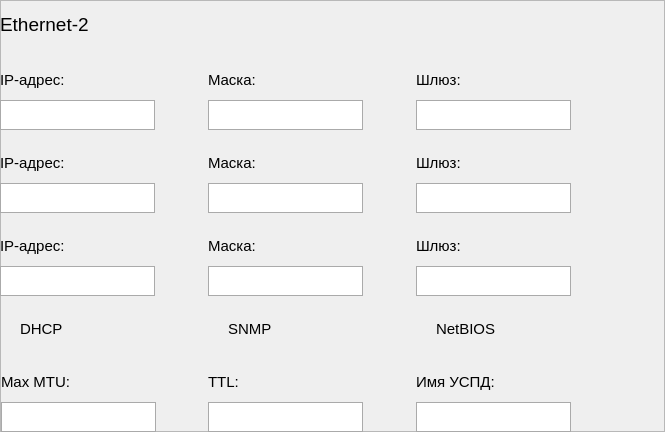
       <widget class="QFrame" name="frame_29">
        <property name="geometry">
         <rect>
          <x>35</x>
          <y>472</y>
          <width>665</width>
          <height>432</height>
         </rect>
        </property>
        <property name="frameShape">
         <enum>QFrame::StyledPanel</enum>
        </property>
        <property name="frameShadow">
         <enum>QFrame::Raised</enum>
        </property>
        <widget class="QFrame" name="frame_30">
         <property name="geometry">
          <rect>
           <x>0</x>
           <y>60</y>
           <width>155</width>
           <height>70</height>
          </rect>
         </property>
         <property name="styleSheet">
          <string notr="true">QFrame { border: none; }</string>
         </property>
         <property name="frameShape">
          <enum>QFrame::StyledPanel</enum>
         </property>
         <property name="frameShadow">
          <enum>QFrame::Raised</enum>
         </property>
         <widget class="QLabel" name="label_25">
          <property name="geometry">
           <rect>
            <x>0</x>
            <y>0</y>
            <width>155</width>
            <height>40</height>
           </rect>
          </property>
          <property name="font">
           <font>
            <pointsize>11</pointsize>
           </font>
          </property>
          <property name="text">
           <string>IP-адрес:</string>
          </property>
         </widget>
         <widget class="QLineEdit" name="lineEdit_13">
          <property name="geometry">
           <rect>
            <x>0</x>
            <y>40</y>
            <width>155</width>
            <height>30</height>
           </rect>
          </property>
          <property name="font">
           <font>
            <pointsize>11</pointsize>
           </font>
          </property>
          <property name="styleSheet">
           <string notr="true">QLineEdit { border: 1px solid #aaaaaa; }</string>
          </property>
         </widget>
        </widget>
        <widget class="QFrame" name="frame_31">
         <property name="geometry">
          <rect>
           <x>208</x>
           <y>362</y>
           <width>155</width>
           <height>70</height>
          </rect>
         </property>
         <property name="styleSheet">
          <string notr="true">QFrame { border: none; }</string>
         </property>
         <property name="frameShape">
          <enum>QFrame::StyledPanel</enum>
         </property>
         <property name="frameShadow">
          <enum>QFrame::Raised</enum>
         </property>
         <widget class="QLabel" name="label_26">
          <property name="geometry">
           <rect>
            <x>0</x>
            <y>0</y>
            <width>155</width>
            <height>40</height>
           </rect>
          </property>
          <property name="font">
           <font>
            <pointsize>11</pointsize>
           </font>
          </property>
          <property name="text">
           <string>TTL:</string>
          </property>
         </widget>
         <widget class="QLineEdit" name="lineEdit_14">
          <property name="geometry">
           <rect>
            <x>0</x>
            <y>40</y>
            <width>155</width>
            <height>30</height>
           </rect>
          </property>
          <property name="font">
           <font>
            <pointsize>11</pointsize>
           </font>
          </property>
          <property name="styleSheet">
           <string notr="true">QLineEdit { border: 1px solid #aaaaaa; }</string>
          </property>
         </widget>
        </widget>
        <widget class="QFrame" name="frame_32">
         <property name="geometry">
          <rect>
           <x>0</x>
           <y>226</y>
           <width>155</width>
           <height>70</height>
          </rect>
         </property>
         <property name="styleSheet">
          <string notr="true">QFrame { border: none; }</string>
         </property>
         <property name="frameShape">
          <enum>QFrame::StyledPanel</enum>
         </property>
         <property name="frameShadow">
          <enum>QFrame::Raised</enum>
         </property>
         <widget class="QLabel" name="label_27">
          <property name="geometry">
           <rect>
            <x>0</x>
            <y>0</y>
            <width>155</width>
            <height>40</height>
           </rect>
          </property>
          <property name="font">
           <font>
            <pointsize>11</pointsize>
           </font>
          </property>
          <property name="text">
           <string>IP-адрес:</string>
          </property>
         </widget>
         <widget class="QLineEdit" name="lineEdit_15">
          <property name="geometry">
           <rect>
            <x>0</x>
            <y>40</y>
            <width>155</width>
            <height>30</height>
           </rect>
          </property>
          <property name="font">
           <font>
            <pointsize>11</pointsize>
           </font>
          </property>
          <property name="styleSheet">
           <string notr="true">QLineEdit { border: 1px solid #aaaaaa; }</string>
          </property>
         </widget>
        </widget>
        <widget class="QFrame" name="frame_33">
         <property name="geometry">
          <rect>
           <x>0</x>
           <y>143</y>
           <width>155</width>
           <height>70</height>
          </rect>
         </property>
         <property name="styleSheet">
          <string notr="true">QFrame { border: none; }</string>
         </property>
         <property name="frameShape">
          <enum>QFrame::StyledPanel</enum>
         </property>
         <property name="frameShadow">
          <enum>QFrame::Raised</enum>
         </property>
         <widget class="QLabel" name="label_28">
          <property name="geometry">
           <rect>
            <x>0</x>
            <y>0</y>
            <width>155</width>
            <height>40</height>
           </rect>
          </property>
          <property name="font">
           <font>
            <pointsize>11</pointsize>
           </font>
          </property>
          <property name="text">
           <string>IP-адрес:</string>
          </property>
         </widget>
         <widget class="QLineEdit" name="lineEdit_16">
          <property name="geometry">
           <rect>
            <x>0</x>
            <y>40</y>
            <width>155</width>
            <height>30</height>
           </rect>
          </property>
          <property name="font">
           <font>
            <pointsize>11</pointsize>
           </font>
          </property>
          <property name="styleSheet">
           <string notr="true">QLineEdit { border: 1px solid #aaaaaa; }</string>
          </property>
         </widget>
        </widget>
        <widget class="QFrame" name="frame_34">
         <property name="geometry">
          <rect>
           <x>416</x>
           <y>309</y>
           <width>155</width>
           <height>40</height>
          </rect>
         </property>
         <property name="styleSheet">
          <string notr="true">QFrame { border: none; }</string>
         </property>
         <property name="frameShape">
          <enum>QFrame::StyledPanel</enum>
         </property>
         <property name="frameShadow">
          <enum>QFrame::Raised</enum>
         </property>
         <widget class="QCheckBox" name="checkBox_4">
          <property name="geometry">
           <rect>
            <x>0</x>
            <y>0</y>
            <width>90</width>
            <height>40</height>
           </rect>
          </property>
          <property name="font">
           <font>
            <pointsize>11</pointsize>
           </font>
          </property>
          <property name="styleSheet">
           <string notr="true">QCheckBox { border: none; background-color: transparent; }</string>
          </property>
          <property name="text">
           <string>NetBIOS</string>
          </property>
         </widget>
        </widget>
        <widget class="QFrame" name="frame_35">
         <property name="geometry">
          <rect>
           <x>208</x>
           <y>309</y>
           <width>155</width>
           <height>40</height>
          </rect>
         </property>
         <property name="styleSheet">
          <string notr="true">QFrame { border: none; }</string>
         </property>
         <property name="frameShape">
          <enum>QFrame::StyledPanel</enum>
         </property>
         <property name="frameShadow">
          <enum>QFrame::Raised</enum>
         </property>
         <widget class="QCheckBox" name="checkBox_5">
          <property name="geometry">
           <rect>
            <x>0</x>
            <y>0</y>
            <width>90</width>
            <height>40</height>
           </rect>
          </property>
          <property name="font">
           <font>
            <pointsize>11</pointsize>
           </font>
          </property>
          <property name="styleSheet">
           <string notr="true">QCheckBox { border: none; background-color: transparent; }</string>
          </property>
          <property name="text">
           <string>SNMP</string>
          </property>
         </widget>
        </widget>
        <widget class="QFrame" name="frame_36">
         <property name="geometry">
          <rect>
           <x>0</x>
           <y>309</y>
           <width>155</width>
           <height>40</height>
          </rect>
         </property>
         <property name="styleSheet">
          <string notr="true">QFrame { border: none; }</string>
         </property>
         <property name="frameShape">
          <enum>QFrame::StyledPanel</enum>
         </property>
         <property name="frameShadow">
          <enum>QFrame::Raised</enum>
         </property>
         <widget class="QCheckBox" name="checkBox_6">
          <property name="geometry">
           <rect>
            <x>0</x>
            <y>0</y>
            <width>90</width>
            <height>40</height>
           </rect>
          </property>
          <property name="font">
           <font>
            <pointsize>11</pointsize>
           </font>
          </property>
          <property name="styleSheet">
           <string notr="true">QCheckBox { border: none; background-color: transparent; }</string>
          </property>
          <property name="text">
           <string>DHCP</string>
          </property>
         </widget>
        </widget>
        <widget class="QFrame" name="frame_37">
         <property name="geometry">
          <rect>
           <x>416</x>
           <y>226</y>
           <width>155</width>
           <height>70</height>
          </rect>
         </property>
         <property name="styleSheet">
          <string notr="true">QFrame { border: none; }</string>
         </property>
         <property name="frameShape">
          <enum>QFrame::StyledPanel</enum>
         </property>
         <property name="frameShadow">
          <enum>QFrame::Raised</enum>
         </property>
         <widget class="QLabel" name="label_29">
          <property name="geometry">
           <rect>
            <x>0</x>
            <y>0</y>
            <width>155</width>
            <height>40</height>
           </rect>
          </property>
          <property name="font">
           <font>
            <pointsize>11</pointsize>
           </font>
          </property>
          <property name="text">
           <string>Шлюз:</string>
          </property>
         </widget>
         <widget class="QLineEdit" name="lineEdit_17">
          <property name="geometry">
           <rect>
            <x>0</x>
            <y>40</y>
            <width>155</width>
            <height>30</height>
           </rect>
          </property>
          <property name="font">
           <font>
            <pointsize>11</pointsize>
           </font>
          </property>
          <property name="styleSheet">
           <string notr="true">QLineEdit { border: 1px solid #aaaaaa; }</string>
          </property>
         </widget>
        </widget>
        <widget class="QFrame" name="frame_38">
         <property name="geometry">
          <rect>
           <x>416</x>
           <y>60</y>
           <width>155</width>
           <height>70</height>
          </rect>
         </property>
         <property name="styleSheet">
          <string notr="true">QFrame { border: none; }</string>
         </property>
         <property name="frameShape">
          <enum>QFrame::StyledPanel</enum>
         </property>
         <property name="frameShadow">
          <enum>QFrame::Raised</enum>
         </property>
         <widget class="QLabel" name="label_30">
          <property name="geometry">
           <rect>
            <x>0</x>
            <y>0</y>
            <width>155</width>
            <height>40</height>
           </rect>
          </property>
          <property name="font">
           <font>
            <pointsize>11</pointsize>
           </font>
          </property>
          <property name="text">
           <string>Шлюз:</string>
          </property>
         </widget>
         <widget class="QLineEdit" name="lineEdit_18">
          <property name="geometry">
           <rect>
            <x>0</x>
            <y>40</y>
            <width>155</width>
            <height>30</height>
           </rect>
          </property>
          <property name="font">
           <font>
            <pointsize>11</pointsize>
           </font>
          </property>
          <property name="styleSheet">
           <string notr="true">QLineEdit { border: 1px solid #aaaaaa; }</string>
          </property>
         </widget>
        </widget>
        <widget class="QFrame" name="frame_39">
         <property name="geometry">
          <rect>
           <x>416</x>
           <y>362</y>
           <width>155</width>
           <height>70</height>
          </rect>
         </property>
         <property name="styleSheet">
          <string notr="true">QFrame { border: none; }</string>
         </property>
         <property name="frameShape">
          <enum>QFrame::StyledPanel</enum>
         </property>
         <property name="frameShadow">
          <enum>QFrame::Raised</enum>
         </property>
         <widget class="QLabel" name="label_31">
          <property name="geometry">
           <rect>
            <x>0</x>
            <y>0</y>
            <width>155</width>
            <height>40</height>
           </rect>
          </property>
          <property name="font">
           <font>
            <pointsize>11</pointsize>
           </font>
          </property>
          <property name="text">
           <string>Имя УСПД:</string>
          </property>
         </widget>
         <widget class="QLineEdit" name="lineEdit_19">
          <property name="geometry">
           <rect>
            <x>0</x>
            <y>40</y>
            <width>155</width>
            <height>30</height>
           </rect>
          </property>
          <property name="font">
           <font>
            <pointsize>11</pointsize>
           </font>
          </property>
          <property name="styleSheet">
           <string notr="true">QLineEdit { border: 1px solid #aaaaaa; }</string>
          </property>
         </widget>
        </widget>
        <widget class="QFrame" name="frame_40">
         <property name="geometry">
          <rect>
           <x>208</x>
           <y>143</y>
           <width>155</width>
           <height>70</height>
          </rect>
         </property>
         <property name="styleSheet">
          <string notr="true">QFrame { border: none; }</string>
         </property>
         <property name="frameShape">
          <enum>QFrame::StyledPanel</enum>
         </property>
         <property name="frameShadow">
          <enum>QFrame::Raised</enum>
         </property>
         <widget class="QLabel" name="label_32">
          <property name="geometry">
           <rect>
            <x>0</x>
            <y>0</y>
            <width>155</width>
            <height>40</height>
           </rect>
          </property>
          <property name="font">
           <font>
            <pointsize>11</pointsize>
           </font>
          </property>
          <property name="text">
           <string>Маска:</string>
          </property>
         </widget>
         <widget class="QLineEdit" name="lineEdit_20">
          <property name="geometry">
           <rect>
            <x>0</x>
            <y>40</y>
            <width>155</width>
            <height>30</height>
           </rect>
          </property>
          <property name="font">
           <font>
            <pointsize>11</pointsize>
           </font>
          </property>
          <property name="styleSheet">
           <string notr="true">QLineEdit { border: 1px solid #aaaaaa; }</string>
          </property>
         </widget>
        </widget>
        <widget class="QFrame" name="frame_41">
         <property name="geometry">
          <rect>
           <x>208</x>
           <y>226</y>
           <width>155</width>
           <height>70</height>
          </rect>
         </property>
         <property name="styleSheet">
          <string notr="true">QFrame { border: none; }</string>
         </property>
         <property name="frameShape">
          <enum>QFrame::StyledPanel</enum>
         </property>
         <property name="frameShadow">
          <enum>QFrame::Raised</enum>
         </property>
         <widget class="QLabel" name="label_33">
          <property name="geometry">
           <rect>
            <x>0</x>
            <y>0</y>
            <width>155</width>
            <height>40</height>
           </rect>
          </property>
          <property name="font">
           <font>
            <pointsize>11</pointsize>
           </font>
          </property>
          <property name="text">
           <string>Маска:</string>
          </property>
         </widget>
         <widget class="QLineEdit" name="lineEdit_21">
          <property name="geometry">
           <rect>
            <x>0</x>
            <y>40</y>
            <width>155</width>
            <height>30</height>
           </rect>
          </property>
          <property name="font">
           <font>
            <pointsize>11</pointsize>
           </font>
          </property>
          <property name="styleSheet">
           <string notr="true">QLineEdit { border: 1px solid #aaaaaa; }</string>
          </property>
         </widget>
        </widget>
        <widget class="QFrame" name="frame_42">
         <property name="geometry">
          <rect>
           <x>1</x>
           <y>362</y>
           <width>155</width>
           <height>70</height>
          </rect>
         </property>
         <property name="styleSheet">
          <string notr="true">QFrame { border: none; }</string>
         </property>
         <property name="frameShape">
          <enum>QFrame::StyledPanel</enum>
         </property>
         <property name="frameShadow">
          <enum>QFrame::Raised</enum>
         </property>
         <widget class="QLabel" name="label_34">
          <property name="geometry">
           <rect>
            <x>0</x>
            <y>0</y>
            <width>155</width>
            <height>40</height>
           </rect>
          </property>
          <property name="font">
           <font>
            <pointsize>11</pointsize>
           </font>
          </property>
          <property name="text">
           <string>Max MTU:</string>
          </property>
         </widget>
         <widget class="QLineEdit" name="lineEdit_22">
          <property name="geometry">
           <rect>
            <x>0</x>
            <y>40</y>
            <width>155</width>
            <height>30</height>
           </rect>
          </property>
          <property name="font">
           <font>
            <pointsize>11</pointsize>
           </font>
          </property>
          <property name="styleSheet">
           <string notr="true">QLineEdit { border: 1px solid #aaaaaa; }</string>
          </property>
         </widget>
        </widget>
        <widget class="QFrame" name="frame_43">
         <property name="geometry">
          <rect>
           <x>416</x>
           <y>143</y>
           <width>155</width>
           <height>70</height>
          </rect>
         </property>
         <property name="styleSheet">
          <string notr="true">QFrame { border: none; }</string>
         </property>
         <property name="frameShape">
          <enum>QFrame::StyledPanel</enum>
         </property>
         <property name="frameShadow">
          <enum>QFrame::Raised</enum>
         </property>
         <widget class="QLabel" name="label_35">
          <property name="geometry">
           <rect>
            <x>0</x>
            <y>0</y>
            <width>155</width>
            <height>40</height>
           </rect>
          </property>
          <property name="font">
           <font>
            <pointsize>11</pointsize>
           </font>
          </property>
          <property name="text">
           <string>Шлюз:</string>
          </property>
         </widget>
         <widget class="QLineEdit" name="lineEdit_23">
          <property name="geometry">
           <rect>
            <x>0</x>
            <y>40</y>
            <width>155</width>
            <height>30</height>
           </rect>
          </property>
          <property name="font">
           <font>
            <pointsize>11</pointsize>
           </font>
          </property>
          <property name="styleSheet">
           <string notr="true">QLineEdit { border: 1px solid #aaaaaa; }</string>
          </property>
         </widget>
        </widget>
        <widget class="QLabel" name="label_36">
         <property name="geometry">
          <rect>
           <x>0</x>
           <y>0</y>
           <width>155</width>
           <height>49</height>
          </rect>
         </property>
         <property name="font">
          <font>
           <pointsize>14</pointsize>
          </font>
         </property>
         <property name="styleSheet">
          <string notr="true">QLabel { border: none; }</string>
         </property>
         <property name="text">
          <string>Ethernet-2</string>
         </property>
        </widget>
        <widget class="QFrame" name="frame_44">
         <property name="geometry">
          <rect>
           <x>208</x>
           <y>60</y>
           <width>155</width>
           <height>70</height>
          </rect>
         </property>
         <property name="styleSheet">
          <string notr="true">QFrame { border: none; }</string>
         </property>
         <property name="frameShape">
          <enum>QFrame::StyledPanel</enum>
         </property>
         <property name="frameShadow">
          <enum>QFrame::Raised</enum>
         </property>
         <widget class="QLabel" name="label_37">
          <property name="geometry">
           <rect>
            <x>0</x>
            <y>0</y>
            <width>155</width>
            <height>40</height>
           </rect>
          </property>
          <property name="font">
           <font>
            <pointsize>11</pointsize>
           </font>
          </property>
          <property name="text">
           <string>Маска:</string>
          </property>
         </widget>
         <widget class="QLineEdit" name="lineEdit_24">
          <property name="geometry">
           <rect>
            <x>0</x>
            <y>40</y>
            <width>155</width>
            <height>30</height>
           </rect>
          </property>
          <property name="font">
           <font>
            <pointsize>11</pointsize>
           </font>
          </property>
          <property name="styleSheet">
           <string notr="true">QLineEdit { border: 1px solid #aaaaaa; }</string>
          </property>
         </widget>
        </widget>
       </widget>
